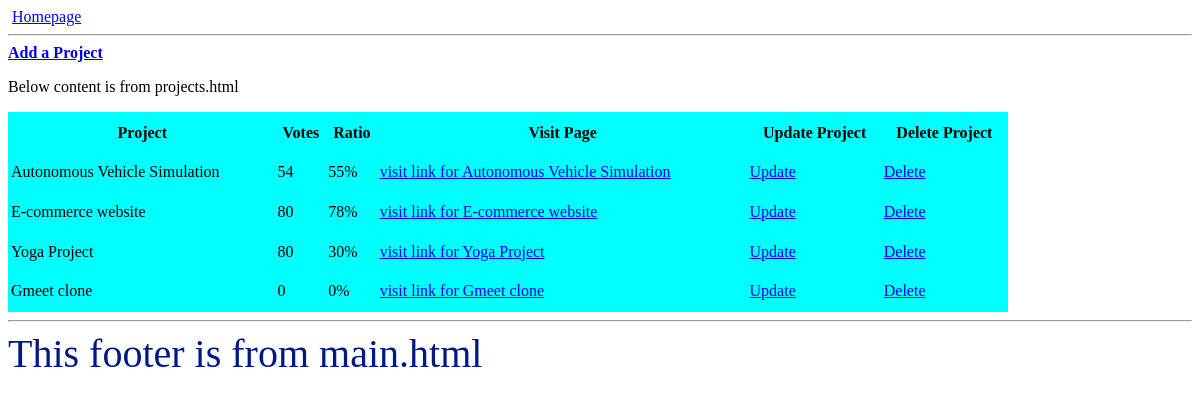
The app's page /, older data.
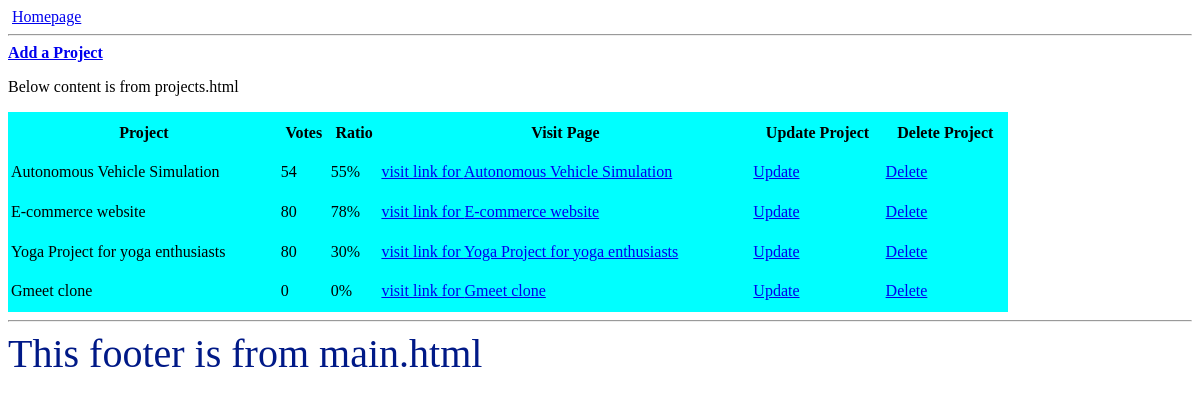
The same page, newer data.
### projects/models.py (models this page shows, shortened)
class Project(models.Model):
    title = models.CharField(max_length=200)
    description = models.TextField(null=True, blank=True)
    demo_link = models.CharField(max_length=2000,null=True, blank=True)
    featured_image = models.ImageField(null=True, blank=True,default="default.jpg")
    source_link = models.CharField(max_length=2000,null=True, blank=True)
    tags = models.ManyToManyField('Tag',blank=True)
    vote_count = models.IntegerField(default=0,blank=True,null=True)
    vote_ratio = models.IntegerField(default=0,blank=True,null=True)
    created = models.DateTimeField(auto_now_add=True)
    id = models.UUIDField(default=uuid.uuid4,unique=True,primary_key=True,editable=False)

### projects/views.py (the view)
# urls.py: path('',include('projects.projectsurls')),
def projects(request):
    projects = Project.objects.all()
    context = {'projects': projects}
    return render(request,'projects/projects.html',context)

### projects/templates/projects/projects.html
{% extends "main.html" %}
{% block content %}
<p>Below content is from projects.html</p>
<table style="background-color: cyan; width:1000px; height: 200px;">
    <tr>
        <th>Project</th>
        <th>Votes</th>
        <th>Ratio</th>
        <th>Visit Page</th>
        <th>Update Project</th>
        <th>Delete Project</th>
    </tr>
    {% for project in projects %}
        <tr>
            <td>{{project.title}}</td>
            <td>{{project.vote_count}}</td>
            <td>{{project.vote_ratio}}%</td>
            <td><a href="project/{{project.id}}">visit link for {{project.title}}</a></td>
            <td><a href="{% url 'update-project' project.id %}">Update</a></td>
            <td><a href="{% url 'delete-project' project.id %}">Delete</a></td>
        </tr>
    {% endfor %}
</table>
<hr>
{% endblock content %}

Row changes from the older to the newer data that the page shows:
changed Project: title "Yoga Project" → "Yoga Project for yoga enthusiasts"
